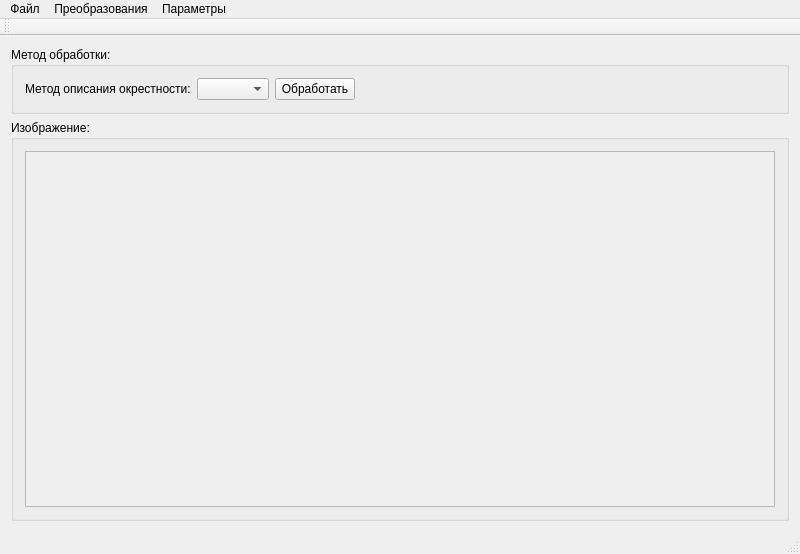
<?xml version="1.0" encoding="UTF-8"?>
<ui version="4.0">
 <class>MainWindow</class>
 <widget class="QMainWindow" name="MainWindow">
  <property name="geometry">
   <rect>
    <x>0</x>
    <y>0</y>
    <width>800</width>
    <height>554</height>
   </rect>
  </property>
  <property name="windowTitle">
   <string>CV Lab 04-07</string>
  </property>
  <widget class="QWidget" name="centralWidget">
   <layout class="QGridLayout" name="gridLayout">
    <item row="0" column="0">
     <widget class="QGroupBox" name="processingGroupBox">
      <property name="title">
       <string>Метод обработки:</string>
      </property>
      <layout class="QHBoxLayout" name="horizontalLayout">
       <item>
        <widget class="QLabel" name="processTypeLabel">
         <property name="text">
          <string>Метод описания окрестности:</string>
         </property>
        </widget>
       </item>
       <item>
        <widget class="QComboBox" name="processTypeComboBox"/>
       </item>
       <item>
        <widget class="QPushButton" name="processPushButton">
         <property name="text">
          <string>Обработать</string>
         </property>
        </widget>
       </item>
       <item>
        <spacer name="horizontalSpacer">
         <property name="orientation">
          <enum>Qt::Horizontal</enum>
         </property>
         <property name="sizeHint" stdset="0">
          <size>
           <width>127</width>
           <height>20</height>
          </size>
         </property>
        </spacer>
       </item>
      </layout>
     </widget>
    </item>
    <item row="1" column="0">
     <widget class="QGroupBox" name="imageGroupBox">
      <property name="title">
       <string>Изображение:</string>
      </property>
      <layout class="QGridLayout" name="gridLayout_2">
       <item row="0" column="0">
        <widget class="QScrollArea" name="imageScrollArea">
         <property name="widgetResizable">
          <bool>true</bool>
         </property>
         <widget class="QWidget" name="imageScrollAreaContents">
          <property name="geometry">
           <rect>
            <x>0</x>
            <y>0</y>
            <width>752</width>
            <height>350</height>
           </rect>
          </property>
          <layout class="QGridLayout" name="gridLayout_3">
           <item row="0" column="0">
            <widget class="QLabel" name="imageLabel">
             <property name="text">
              <string/>
             </property>
             <property name="alignment">
              <set>Qt::AlignLeading|Qt::AlignLeft|Qt::AlignTop</set>
             </property>
            </widget>
           </item>
          </layout>
         </widget>
        </widget>
       </item>
      </layout>
     </widget>
    </item>
   </layout>
  </widget>
  <widget class="QMenuBar" name="menuBar">
   <property name="geometry">
    <rect>
     <x>0</x>
     <y>0</y>
     <width>800</width>
     <height>26</height>
    </rect>
   </property>
   <widget class="QMenu" name="fileMenu">
    <property name="title">
     <string>Файл</string>
    </property>
    <addaction name="openLeftImageAction"/>
    <addaction name="openRightImageAction"/>
    <addaction name="separator"/>
    <addaction name="quitAction"/>
   </widget>
   <widget class="QMenu" name="transformMenu">
    <property name="title">
     <string>Преобразования</string>
    </property>
    <addaction name="noiseTransformAction"/>
    <addaction name="brightTransformAction"/>
    <addaction name="scaleTransformAction"/>
    <addaction name="biasTransformAction"/>
    <addaction name="rotateTransformAction"/>
    <addaction name="transformSettingsAction"/>
   </widget>
   <widget class="QMenu" name="settingsMenu">
    <property name="title">
     <string>Параметры</string>
    </property>
    <widget class="QMenu" name="borderMenu">
     <property name="title">
      <string>Параметры обработки краев</string>
     </property>
     <addaction name="setBorderBlackAction"/>
     <addaction name="setBorderCopyAction"/>
     <addaction name="setBorderMirrorAction"/>
     <addaction name="setBorderCycleAction"/>
    </widget>
    <widget class="QMenu" name="normalizationMenu">
     <property name="title">
      <string>Параметры нормализации</string>
     </property>
     <addaction name="setNoNormalizationAction"/>
     <addaction name="setSingleNormalizationAction"/>
     <addaction name="setComplexNormalizationAction"/>
     <addaction name="setComplexTrimNormalizationAaction"/>
    </widget>
    <addaction name="borderMenu"/>
    <addaction name="normalizationMenu"/>
    <addaction name="subZeroOctaveAction"/>
    <addaction name="harrysDetectorSettingsAction"/>
    <addaction name="descriptorsSettingsAction"/>
   </widget>
   <addaction name="fileMenu"/>
   <addaction name="transformMenu"/>
   <addaction name="settingsMenu"/>
  </widget>
  <widget class="QToolBar" name="mainToolBar">
   <attribute name="toolBarArea">
    <enum>TopToolBarArea</enum>
   </attribute>
   <attribute name="toolBarBreak">
    <bool>false</bool>
   </attribute>
  </widget>
  <widget class="QStatusBar" name="statusBar"/>
  <action name="openLeftImageAction">
   <property name="text">
    <string>Открыть изображение слева</string>
   </property>
  </action>
  <action name="openRightImageAction">
   <property name="text">
    <string>Открыть изображение справа</string>
   </property>
  </action>
  <action name="quitAction">
   <property name="text">
    <string>Выход</string>
   </property>
   <property name="shortcut">
    <string>Ctrl+Q</string>
   </property>
  </action>
  <action name="scaleTransformAction">
   <property name="text">
    <string>Масштабирование</string>
   </property>
  </action>
  <action name="rotateTransformAction">
   <property name="text">
    <string>Поворот изображения</string>
   </property>
  </action>
  <action name="noiseTransformAction">
   <property name="text">
    <string>Зашумление</string>
   </property>
  </action>
  <action name="settingsAction">
   <property name="text">
    <string>Параметры детектора краев</string>
   </property>
  </action>
  <action name="setBorderBlackAction">
   <property name="checkable">
    <bool>true</bool>
   </property>
   <property name="text">
    <string>Дополнять нулевыми пикселами</string>
   </property>
  </action>
  <action name="setBorderCopyAction">
   <property name="checkable">
    <bool>true</bool>
   </property>
   <property name="checked">
    <bool>true</bool>
   </property>
   <property name="text">
    <string>Копировать значение края</string>
   </property>
  </action>
  <action name="setBorderMirrorAction">
   <property name="checkable">
    <bool>true</bool>
   </property>
   <property name="text">
    <string>Отображать зеркально</string>
   </property>
  </action>
  <action name="setBorderCycleAction">
   <property name="checkable">
    <bool>true</bool>
   </property>
   <property name="text">
    <string>Зацикливать изображение</string>
   </property>
  </action>
  <action name="brightTransformAction">
   <property name="text">
    <string>Изменение яркости</string>
   </property>
  </action>
  <action name="biasTransformAction">
   <property name="text">
    <string>Сдвиг изображения</string>
   </property>
  </action>
  <action name="harrysDetectorSettingsAction">
   <property name="text">
    <string>Параметры детектора Харриса</string>
   </property>
  </action>
  <action name="transformSettingsAction">
   <property name="text">
    <string>Параметры преобразований</string>
   </property>
  </action>
  <action name="setNoNormalizationAction">
   <property name="checkable">
    <bool>true</bool>
   </property>
   <property name="checked">
    <bool>false</bool>
   </property>
   <property name="text">
    <string>Без нормализации</string>
   </property>
  </action>
  <action name="setSingleNormalizationAction">
   <property name="checkable">
    <bool>true</bool>
   </property>
   <property name="text">
    <string>Раздельно по гистограммам</string>
   </property>
  </action>
  <action name="setComplexNormalizationAction">
   <property name="checkable">
    <bool>true</bool>
   </property>
   <property name="checked">
    <bool>true</bool>
   </property>
   <property name="text">
    <string>Комплексно по гистограммам</string>
   </property>
  </action>
  <action name="descriptorsSettingsAction">
   <property name="text">
    <string>Общие параметры</string>
   </property>
  </action>
  <action name="setComplexTrimNormalizationAaction">
   <property name="checkable">
    <bool>true</bool>
   </property>
   <property name="checked">
    <bool>false</bool>
   </property>
   <property name="text">
    <string>Комплексно с отсечением 0,2</string>
   </property>
  </action>
  <action name="subZeroOctaveAction">
   <property name="checkable">
    <bool>true</bool>
   </property>
   <property name="text">
    <string>Строить пирамиду с -1 октавы</string>
   </property>
  </action>
 </widget>
 <layoutdefault spacing="6" margin="11"/>
 <resources/>
 <connections/>
</ui>
